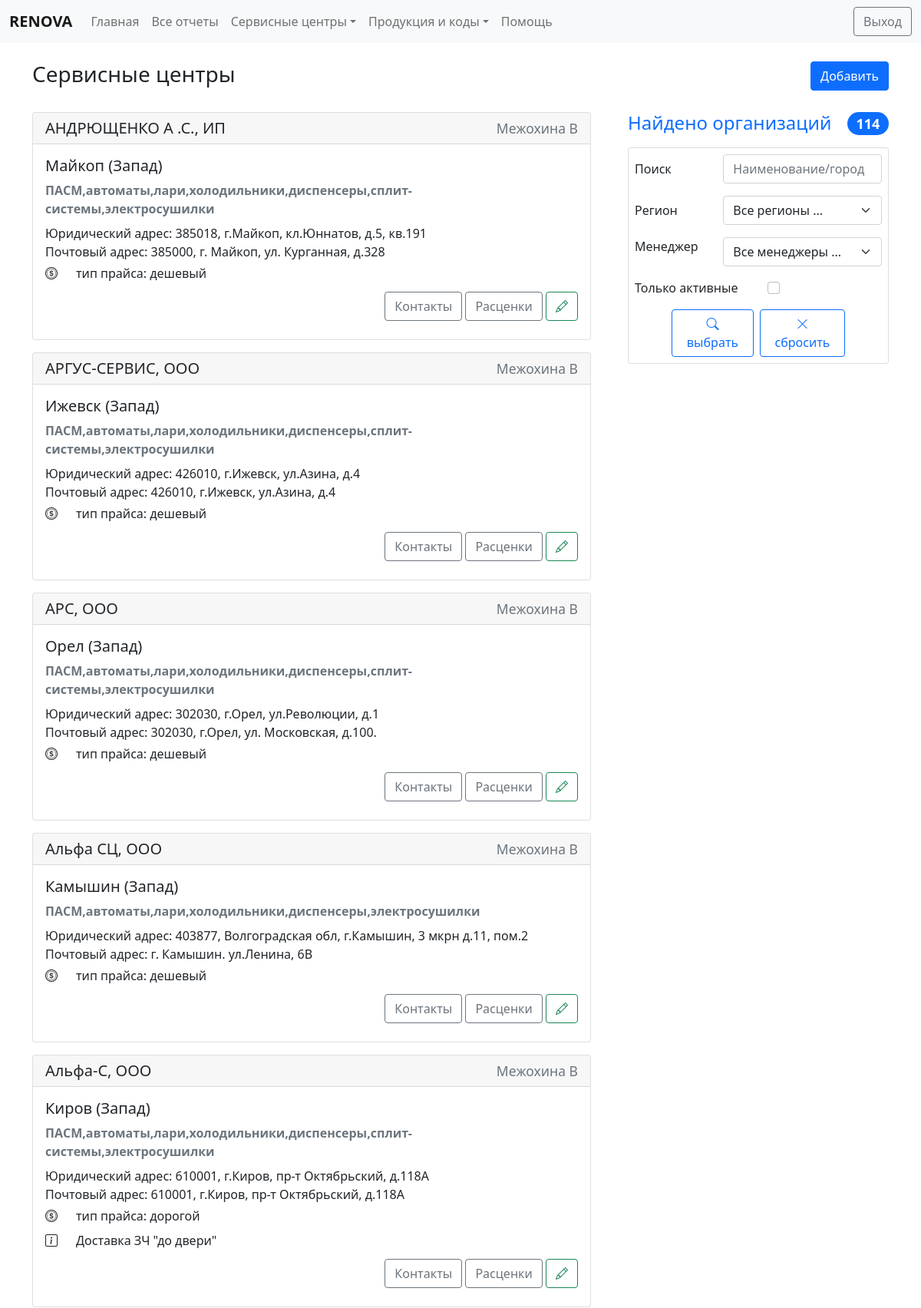
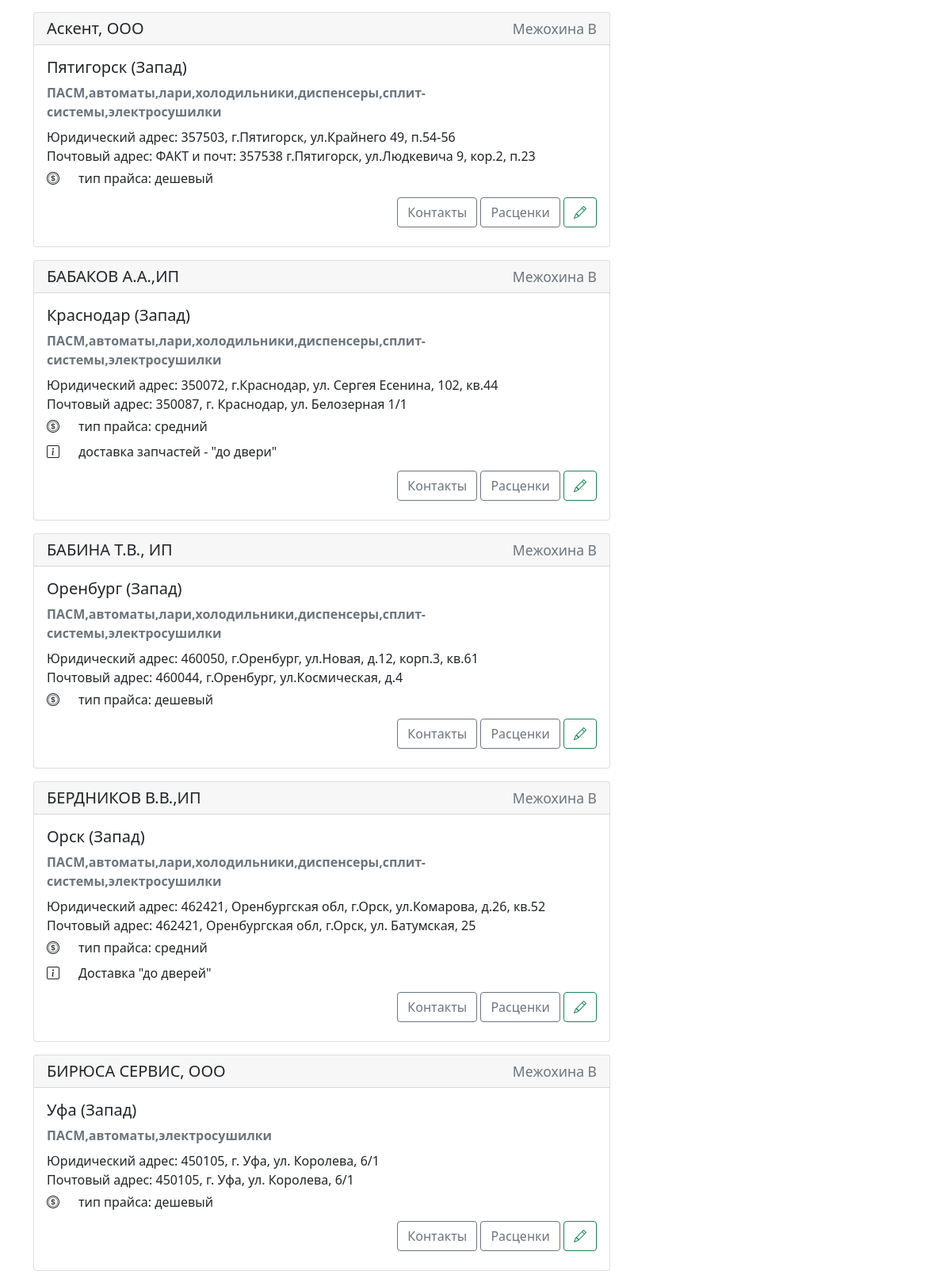
Screenshot of /centres/list/ (signed in, upper part) with the database file from the repository (2 pictures, top to bottom).
### servicecentres/models.py (models this page shows, shortened)
class ServiceCenters(ChangeloggableMixin, models.Model):
    code = models.CharField(max_length=50, db_index=True, verbose_name='Код', help_text='Код по 1С. Обязательное поле.')
    title = models.CharField(max_length=50, db_index=True, verbose_name='Наименование', help_text='Юридическое наименование. Обязательное поле.')
    city = models.CharField(max_length=50, verbose_name='Город', help_text='Город. Обязательное поле.')
    region = models.ForeignKey(ServiceRegions,  null=True,on_delete=models.PROTECT, verbose_name='Регион', help_text='Регион СЦ. Обязательное поле.')
    addr = models.CharField(max_length=350, blank=True, verbose_name='Адрес')
    post_addr = models.CharField(max_length=350, blank=True, verbose_name='Почтовый адрес')
    conditions = models.TextField(blank=True, verbose_name='Особыче условия')
    free_parts = models.BooleanField(default=False, verbose_name='Бесплатные запчасти')
    grade = models.FloatField(default=5, verbose_name='Рэйтинг', editable=False)
    note = models.TextField(blank=True, verbose_name='Примечание')
    is_active = models.BooleanField(default=True, verbose_name='Ативен')
    user = models.ForeignKey(User, related_name='user_centers', blank=True, null=True, on_delete=models.SET_NULL, verbose_name='Пользователь', limit_choices_to={'is_staff': False})
    staff_user = models.ForeignKey(User, related_name='staff_centers', blank=True, null=True, on_delete=models.SET_NULL, verbose_name='Менеджер', limit_choices_to={'is_staff': True})
    price_type = models.CharField(choices=BASE_PRICE_TYPE, max_length=100, verbose_name='Тип прайса',
                                  default=PRICE_LITE)
    def get_absolute_url(self):
        return reverse('centres_update_page', kwargs={"pk": self.pk})
    class Meta():
        verbose_name = 'Сервисный центр'
        verbose_name_plural = 'Сервисные центры'
        ordering = ['title']

class ServiceRegions(ChangeloggableMixin, models.Model):
    title = models.CharField(max_length=50, db_index=True, verbose_name='Наименование')
    staff_user = models.ForeignKey(User, blank=True,  null=True, on_delete=models.SET_NULL, verbose_name='Менеджер', limit_choices_to={'is_staff': True})
    class Meta():
        verbose_name = 'Регион'
        verbose_name_plural = 'Регионы'
        ordering = ['title']
    def __str__(self):
        return self.title

### servicecentres/views.py (the view)
# urls.py: path('list/', ServiceCentersList.as_view(), name='centres_list_page'),
class ServiceCentersList(LoginRequiredMixin, StaffUserMixin, ListView):
    model = ServiceCenters
    template_name = 'servicecentres/centres_list.html'
    context_object_name = 'centres'
    extra_context = {'title': 'Сервисные центры'}
    paginate_by = 20
    def get_context_data(self, *, object_list=None, **kwargs):
        context = super().get_context_data(**kwargs)
        form = CenterFilterForm(self.request.GET)
        context['form'] = form
        context['obj_count'] = self.object_list.count()
        return (context)
    def get_queryset(self):
        centres = ServiceCenters.objects.all()
        if self.request.GET.get("staff_user", '') != '':
            centres = centres.filter(staff_user=self.request.GET.get("staff_user"))
        if self.request.GET.get("active_only", '') != '':
            centres = centres.filter(is_active=True)
        if self.request.GET.get("filter", '') != '':
            centres = centres.filter(Q(title__contains=self.request.GET.get("filter")) | Q(city__contains=self.request.GET.get("filter")))
        if self.request.GET.get("region", '') != '':
            centres = centres.filter(region__pk=self.request.GET.get("region"))
        return centres

### servicecentres/forms.py
class CenterFilterForm(forms.Form):
    filter = forms.CharField(required=False, widget=forms.TextInput(
        attrs={'type': "text", 'class': "form-control", 'placeholder': "Наименование/город"}))
    region = forms.ModelChoiceField(queryset=ServiceRegions.objects.all(), empty_label="Все регионы ...",
                                    required=False, widget=forms.Select(attrs={"class": "form-select"}))
    staff_user = forms.ModelChoiceField(queryset=User.objects.filter(is_staff=True), empty_label="Все менеджеры ...",
                                        required=False, widget=forms.Select(attrs={"class": "form-select"}))
    active_only = forms.BooleanField(label='активные', required=False, widget=forms.CheckboxInput(
        attrs={"type": "checkbox", "class": "form-check-input"}))
    self_only = forms.BooleanField(label='свои', required=False, widget=forms.CheckboxInput(
        attrs={"type": "checkbox", "class": "form-check-input"}))

### main/models.py (called while the page is built)
def get_name(self):
    result = None
    if self:
        if self.last_name or self.first_name:
            if self.last_name:
                if self.first_name:
                    result = self.last_name+' '+self.first_name[0]
                else:
                    result = self.last_name
            else:
                result = self.first_name
        else:
            result = self.username
        return result
    return result

### main/my_validators.py (called while the page is built)
    def test_func(self):
        return self.request.user.is_active and self.request.user.is_staff

### main/templatetags/my_tags.py (called while the page is built)
@register.simple_tag
def get_filters(request):
    res = ''
    for itm in request.GET:
        if itm != 'page':
            res = res + '&' + itm + '=' + request.GET.get(itm)
    return res

@register.filter(name='has_group')
def has_group(user, group_name):
    return user.groups.filter(name=group_name).exists()

@register.inclusion_tag('main/tag_show_base_price_links.html')
def show_base_price_links():
    from ..business_logic import BASE_PRICE_TYPE
    base_price_type = BASE_PRICE_TYPE
    return {'base_price_type': base_price_type, }

### servicecentres/templates/servicecentres/centres_list.html (shortened to what this page needs)
{% extends 'base.html' %}
{% load static %}
{% load my_tags %}
{% block content %}
{% include 'inc/staff_navbar.html' %}
<div class="container">
    <main>
        <div class="row py-4 justify-content-between">
            <div class="col-auto"><h3>{{ title }}</h3></div>
            <div class="col-auto">
                {% if request.user.is_superuser or request.user|has_group:'GeneralStaff' %}
                <a class="btn btn-primary" href="{% url 'centres_add_page' %}" role="button">Добавить</a>
                {% endif %}
            </div>
        </div>
        <div class="row g-5">
            <div class="col-lg-4  order-lg-last">
                <h4 class="d-flex justify-content-between align-items-center mb-3">
                    <span class="text-primary">Найдено организаций</span>
                    <span class="badge bg-primary rounded-pill">{{ obj_count }}</span>
                </h4>
                <form class="card p-2" method="get">
                    <div class="row mb-3">
                        <label class="col-xl-4 col-form-label">Поиск</label>
                        <div class="col-xl-8">
                            {{ form.filter }}
                        </div>
                    </div>
                    <div class="row mb-3">
                        <label class="col-xl-4 col-form-label">Регион</label>
                        <div class="col-xl-8">
                            {{ form.region }}
                        </div>
                    </div>
                    <div class="row mb-3">
                        <label class="col-xl-4">Менеджер</label>
                        <div class="col-xl-8">
                            {{ form.staff_user }}
                        </div>
                    </div>
                    <div class="row mb-3">
                        <label class="col-xl-6 form-check-label">Только активные</label>
                        <div class="col-xl-6">
                            {{ form.active_only }}
                        </div>
                    </div>
                    <div class="container d-flex justify-content-center gap-2">
                        <button type="submit" class="btn btn-outline-primary">
                            <i class="bi bi-search"></i>
                            выбрать
                        </button>
                        <a class="btn btn-outline-primary" href="{% url 'centres_list_page' %}" role="button">
                            <i class="bi bi-x-lg"></i>
                            сбросить
                        </a>
                    </div>
                </form>
            </div>
            <div class="col-lg-8  d-grid gap-3">
                {% if centres %}
                {% for item in centres %}
                <div class="card" id="Item-{{ item.pk }}">
                    <h5 class="card-header">
                        <div class="row justify-content-between">
                            <div class="col-auto">
                                {{ item.title }}
                            </div>
                            <div class="col-auto">
                                {% if item.staff_user %}
                                <small class="text-muted">{{ item.staff_user }}</small>
                                {% else %}
                                <small class="text-danger">менеджер не указан</small>
                                {% endif %}
                            </div>
                        </div>
                    </h5>
                    <div class="card-body">
                        <h5 class="card-title">{{ item.city }} ({{ item.region }})</h5>
                        <div class="row pb-2"><strong class="text-muted">{{ item.note }}</strong></div>
                        {% if item.addr %}
                        <div class="row"><label class="card-text">Юридический адрес: {{ item.addr }}</label></div>
                        {% endif %}
                        {% if item.post_addr %}
                        <div class="row"><label class="card-text">Почтовый адрес: {{ item.post_addr }}</label></div>
                        {% endif %}
                        {% if request.user.is_superuser or request.user|has_group:'GeneralStaff' %}
                        <div class="row justify-content-start py-1">
                            <div class="col-auto"><i class="bi bi-coin"></i></div>
                            <div class="col"><p class="card-text">тип прайса:  {{ item.get_price_type_display}}</p></div>
                        </div>
                        {% endif %}
                        {% if item.conditions %}
                        <div class="row justify-content-start py-1">
                            <div class="col-auto"><i class="bi bi-info-square"></i></div>
                            <div class="col"><p class="card-text">{{ item.conditions }}</p></div>
                        </div>
                        {% endif %}
                        <div class="row justify-content-between py-2">
                            <div class="col-auto">
                            </div>
                            <div class="col-auto">
                                <a href="{% url 'centres_contact_page' item.pk %}" class="btn btn-outline-secondary">Контакты</a>
                                <a href="{%url 'code_and_prices_page' item.pk %}" class="btn btn-outline-secondary">Расценки</a>
                                {% if item.staff_user == request.user or request.user.is_superuser or request.user|has_group:'GeneralStaff' %}
                                <a href="{{ item.get_absolute_url }}?next={{ request.get_full_path }}" class="btn btn-outline-success"><i class="bi bi-pencil"></i></a>
                                {% else %}
                                <a href="#" class="btn btn-outline-secondary disabled"><i class="bi bi-pencil"></i></a>
                                {% endif %}
                            </div>
                        </div>
                    </div>
                </div>
                {% endfor %}
                {% else %}
                <h4 class="text-center text-muted">Ничего не найдено ...</h4>
                {% endif %}
            </div>
        </div>
{% endblock %}

### rows the page displays
ServiceCenters: title "АНДРЮЩЕНКО А .С., ИП", staff_user "Межохина В", city "Майкоп", region "Запад", note "ПАСМ,автоматы,лари,холодильники,диспенсеры,сплит-системы,электросушилки", addr "385018, г.Майкоп, кл.Юннатов, д.5, кв.191", post_addr "385000, г. Майкоп, ул. Курганная, д.328", price_type "дешевый"
ServiceCenters: title "АРГУС-СЕРВИС, ООО", staff_user "Межохина В", city "Ижевск", region "Запад", note "ПАСМ,автоматы,лари,холодильники,диспенсеры,сплит-системы,электросушилки", addr "426010, г.Ижевск, ул.Азина, д.4", post_addr "426010, г.Ижевск, ул.Азина, д.4", price_type "дешевый"
ServiceCenters: title "АРС, ООО", staff_user "Межохина В", city "Орел", region "Запад", note "ПАСМ,автоматы,лари,холодильники,диспенсеры,сплит-системы,электросушилки", addr "302030, г.Орел, ул.Революции, д.1", post_addr "302030, г.Орел, ул. Московская, д.100.", price_type "дешевый"
ServiceCenters: title "Альфа СЦ, ООО", staff_user "Межохина В", city "Камышин", region "Запад", note "ПАСМ,автоматы,лари,холодильники,диспенсеры,электросушилки", addr "403877, Волгоградская обл, г.Камышин, 3 мкрн д.11, пом.2", post_addr "г. Камышин. ул.Ленина, 6В", price_type "дешевый"
ServiceCenters: title "Альфа-С, ООО", staff_user "Межохина В", city "Киров", region "Запад", note "ПАСМ,автоматы,лари,холодильники,диспенсеры,сплит-системы,электросушилки", addr "610001, г.Киров, пр-т Октябрьский, д.118А", post_addr "610001, г.Киров, пр-т Октябрьский, д.118А", price_type "дорогой", conditions "Доставка ЗЧ \"до двери\""
ServiceCenters: title "Аскент, ООО", staff_user "Межохина В", city "Пятигорск", region "Запад", note "ПАСМ,автоматы,лари,холодильники,диспенсеры,сплит-системы,электросушилки", addr "357503, г.Пятигорск, ул.Крайнего 49, п.54-56", post_addr "ФАКТ и почт: 357538 г.Пятигорск, ул.Людкевича 9, кор.2, п.23", price_type "дешевый"
ServiceCenters: title "БАБАКОВ А.А.,ИП", staff_user "Межохина В", city "Краснодар", region "Запад", note "ПАСМ,автоматы,лари,холодильники,диспенсеры,сплит-системы,электросушилки", addr "350072, г.Краснодар, ул. Сергея Есенина, 102, кв.44", post_addr "350087, г. Краснодар, ул. Белозерная 1/1", price_type "средний", conditions "доставка запчастей - \"до двери\""
ServiceCenters: title "БАБИНА Т.В., ИП", staff_user "Межохина В", city "Оренбург", region "Запад", note "ПАСМ,автоматы,лари,холодильники,диспенсеры,сплит-системы,электросушилки", addr "460050, г.Оренбург, ул.Новая, д.12, корп.3, кв.61", post_addr "460044, г.Оренбург, ул.Космическая, д.4", price_type "дешевый"
ServiceCenters: title "БЕРДНИКОВ В.В.,ИП", staff_user "Межохина В", city "Орск", region "Запад", note "ПАСМ,автоматы,лари,холодильники,диспенсеры,сплит-системы,электросушилки", addr "462421, Оренбургская обл, г.Орск, ул.Комарова, д.26, кв.52", post_addr "462421, Оренбургская обл, г.Орск, ул. Батумская, 25", price_type "средний", conditions "Доставка \"до дверей\""
ServiceCenters: title "БИРЮСА СЕРВИС, ООО", staff_user "Межохина В", city "Уфа", region "Запад", note "ПАСМ,автоматы,электросушилки", addr "450105, г. Уфа, ул. Королева, 6/1", post_addr "450105, г. Уфа, ул. Королева, 6/1", price_type "дешевый"

### other values shown
{{ title }} "Сервисные центры"
{{ obj_count }} "114"
